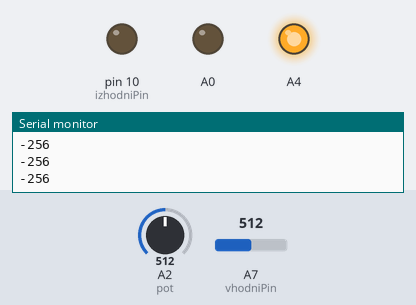
Simulated run of this sketch. Board: Arduino Nano, built with avr-gcc and run on an emulated ATmega328P. Shown: output pins drawn as LEDs (lit = HIGH), the last lines printed to the serial monitor. Inputs (shaded band) come from the test bench; at power-on: A7 (vhodniPin) = 512, A2 (pot) = 512.

Above: at 1.2 s.
1.3 s: A7 (vhodniPin) set to 250
2.8 s: A7 (vhodniPin) set to 233
At 4.0 s:
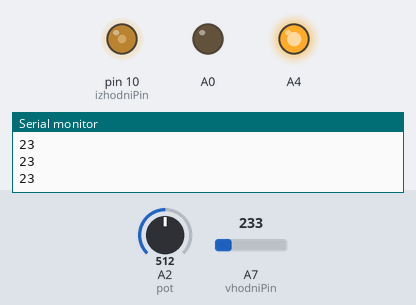
4.3 s: A2 (pot) set to 483
At 4.8 s:
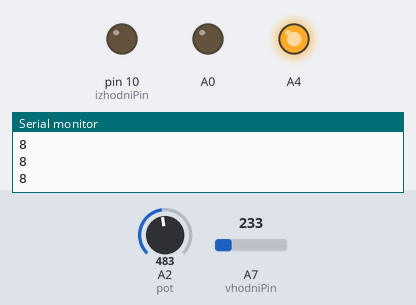
5.8 s: A2 (pot) set to 511
At 6.5 s:
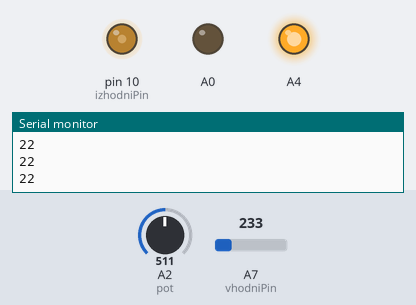
Timing chart, 0 to 8.3 s (numbered marks = the images above; inputs shaded):
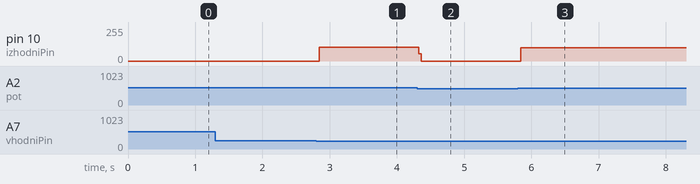

Measured:
- the behaviour switches between 241 and 240 on A7 (vhodniPin) (found by bisection; images 0 and 1)
- the behaviour switches between 498 and 497 on A2 (pot) (found by bisection; images 1 and 2)
- after the input at 2.8 s, pin 10 (izhodniPin): 0/255 → 104/255 at once
- after the input at 4.3 s, pin 10 (izhodniPin): 104/255 → 0/255 at once
- after the input at 5.8 s, pin 10 (izhodniPin): 0/255 → 100/255 at once

The sketch:

dc_pretvornik.ino
```cpp
const short izhodniPin = 10;
const short vhodniPin = A7;
const short pot = A2;

void setup() {
TCCR1B = B00000001;

pinMode(pot, INPUT);
pinMode(izhodniPin, OUTPUT);
pinMode(A0, OUTPUT);
pinMode(A4, OUTPUT);
pinMode(vhodniPin, INPUT);

digitalWrite(A0, LOW);
digitalWrite(A4, HIGH);

Serial.begin(9600);
}

void loop() {
  int vhod = analogRead(vhodniPin);  //100 kvadratkov je 10V
  int nastavitev = analogRead(pot);
  nastavitev /= 2;
  short vrednost = nastavitev - vhod;
  if (vrednost < 3){
    analogWrite(izhodniPin, 0);
    analogWrite(izhodniPin, 25); //0.1
  }
  if (vrednost < 5 && vrednost > 3) {
    analogWrite(izhodniPin, 0);
    analogWrite(izhodniPin, 50); //0.2
  }
  if (vrednost < 15 && vrednost	> 5) {
    analogWrite(izhodniPin, 0);
    analogWrite(izhodniPin, 77);//0.3
  }
  if (vrednost > 15) {
    analogWrite(izhodniPin, 0);
    analogWrite(izhodniPin , 104);  //0.4
  }
  else{
    analogWrite(izhodniPin, 0);
  }
  Serial.println(vrednost);
  //Serial.println(vhod);


}
```
